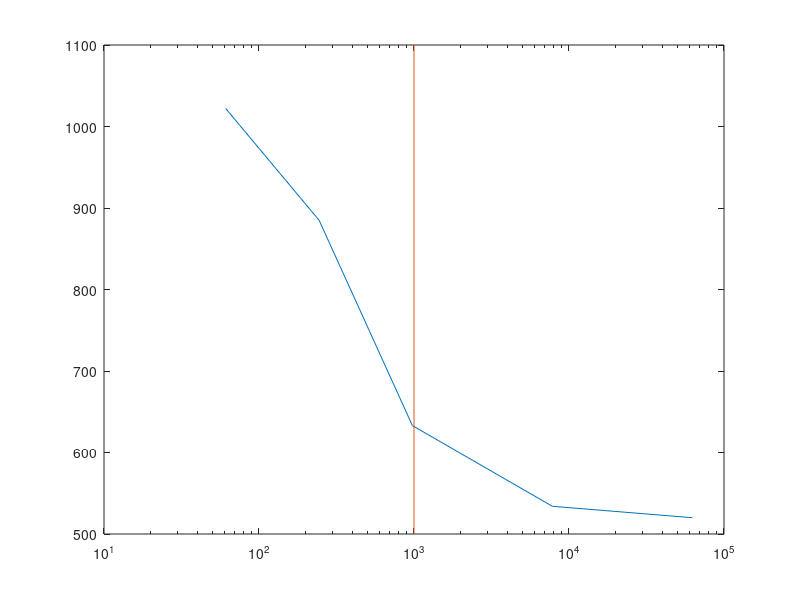

This chart was generated by the following MATLAB code:
clc; close all;
% measurements of a PT1
R = 10^3;
C = 10^-6;
f = [62500 62500 62500 62500 62500];
x = [1 8 64 256 1024];
a = f./x
y = [520 534 633 885 1022];
semilogx(a,y);
f_eck=1/(R*C); %Eckfrequenz
hold on
line([f_eck f_eck], get(gca,'YLim'))